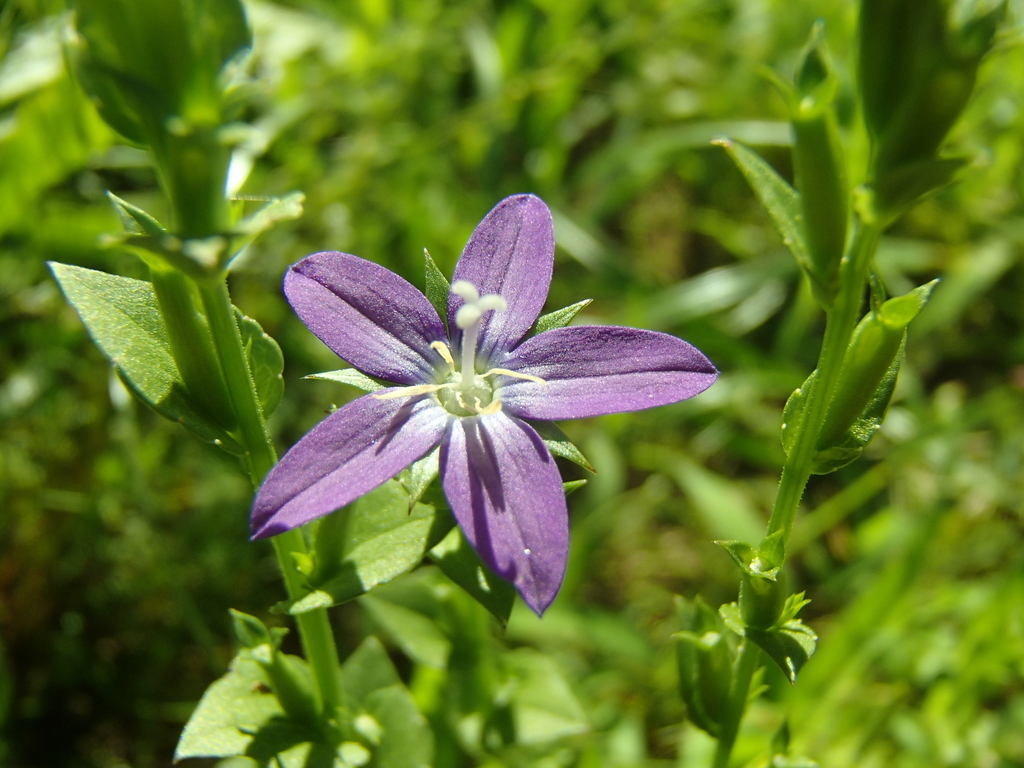
#> input picture images/case_04_clear_flower_obs-44975301_photo-71302942.jpeg, 1024 x 768 px
$ jupyter execute --allow-errors 01_general_purpose_vision_report_en.ipynb
#> lines starting #> are read from the running program, lines starting #| are printed output that depends on the picture
# General-Purpose Visual Region Extraction and Geometry Evidence

Objective: extract **inspectable regions, color, shape, and relative geometry evidence** from images. Final species inference is intentionally reserved for a knowledge graph rather than a visual model.

An artificial flower with clear flower morphology is treated as a positive morphology case. Material authenticity is outside the task scope.

This is the target architecture. The current notebook executes Route A, the SAM baseline, and depth geometry. Concept-conditioned inference remains an interface owned by the knowledge graph rather than being replaced by CLIP.

## Notebook Structure

| Block | Purpose | Main output |
|---|---|---|
| **0. Shared input** | Curated images and human-checked coarse boxes | Box overview |
| **1. Route A** | Stage A extracts dense DINOv3 features; Stage B groups them bottom-up with K-means | PCA feature maps, groups, boundaries |
| **2. Route B** | Sends each coarse box directly to SAM | Cyan masks |
| **3. Supporting geometry** | Uses Depth Anything 3 for relative depth and three-view camera motion | Depth maps and camera centers |
| **4. Observable evidence** | Collects visual evidence that can be sent to a knowledge graph | Human-checkable evidence table |
| **5. Knowledge graph boundary** | Defines the boundary between vision output and final inference | KG input/output contract |
| **6–9. Diagnosis and summary** | Error attribution, recapture guidance, model comparison, conclusions | Compact Markdown tables |

[cell 1]
import os, time, random, warnings, gc, json
from pathlib import Path

os.environ["HF_HUB_OFFLINE"]="1"
os.environ["TRANSFORMERS_OFFLINE"]="1"
os.environ["TOKENIZERS_PARALLELISM"]="false"
os.environ["HF_MODULES_CACHE"]=str(Path.cwd()/".hf_modules")
os.environ["MPLCONFIGDIR"]=str(Path.cwd()/".mpl_cache")

import cv2
import numpy as np
import pandas as pd
import matplotlib.pyplot as plt
from PIL import Image
from IPython.display import display,Markdown
import torch

warnings.filterwarnings("ignore")
random.seed(7); np.random.seed(7); torch.manual_seed(7)
#> (this line was passed over: torch is not available in this run)
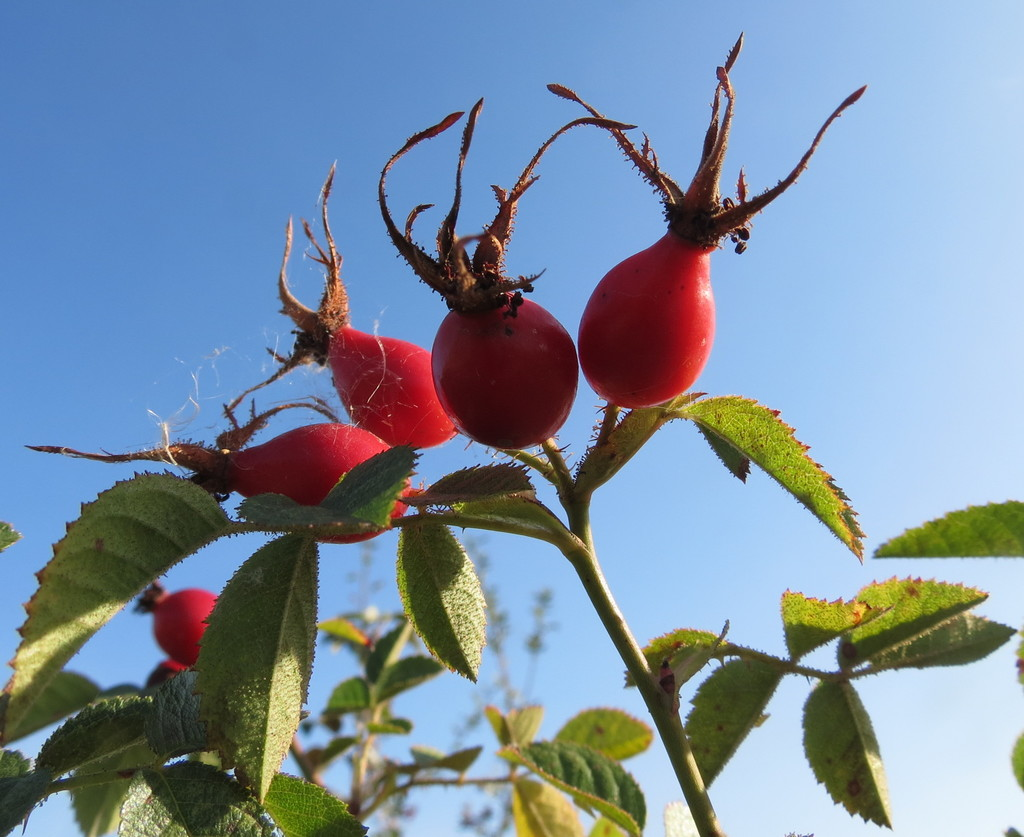
#> input picture images/case_05_clear_fruit_obs-61854596_photo-99029799.jpg, 1024 x 837 px
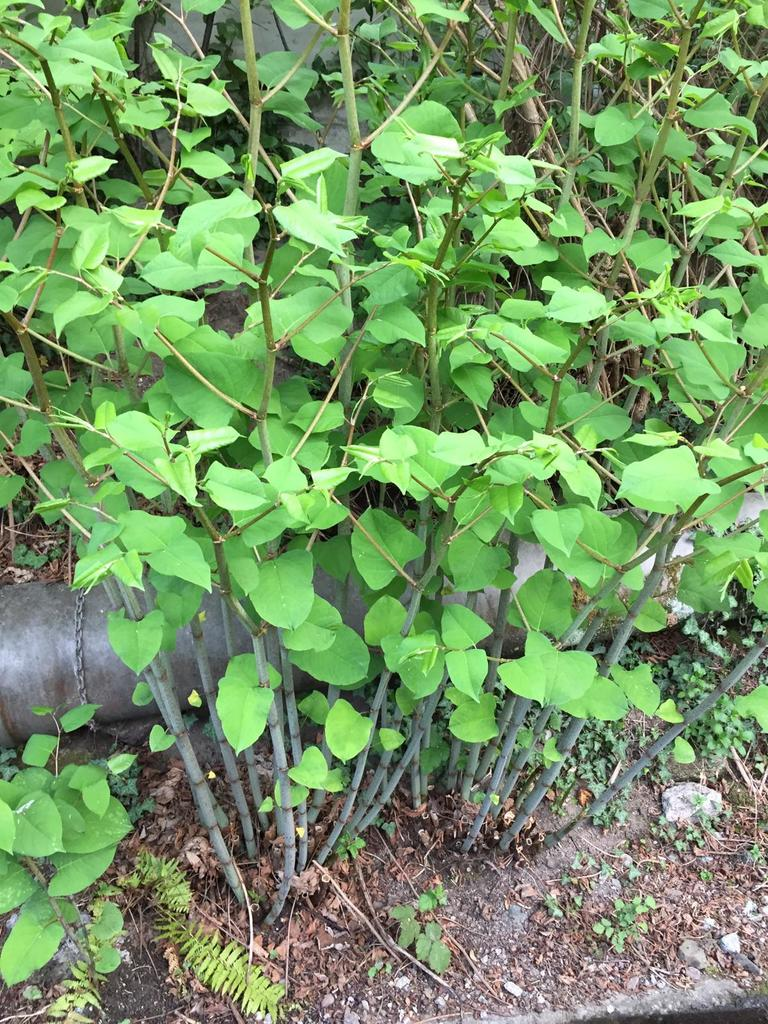
#> input picture images/case_06_overlapping_leaves_obs-43577619_photo-69137783.jpg, 768 x 1024 px
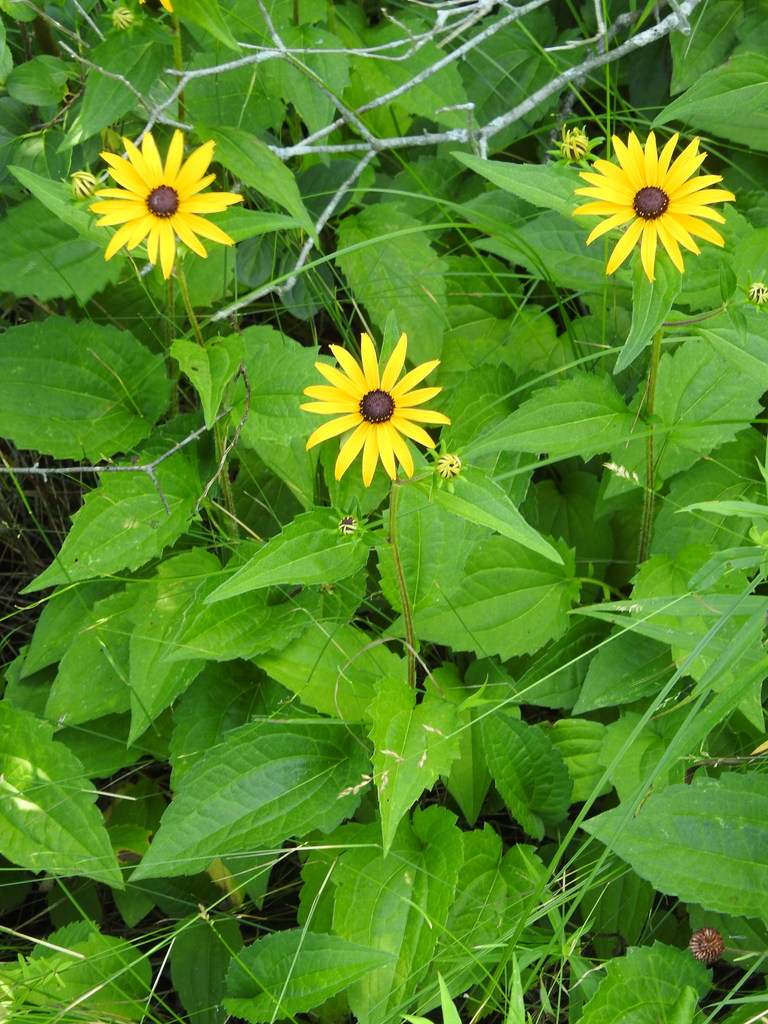
#> input picture images/case_07_multiple_flowers_obs-55587991_photo-88520825.jpeg, 768 x 1024 px
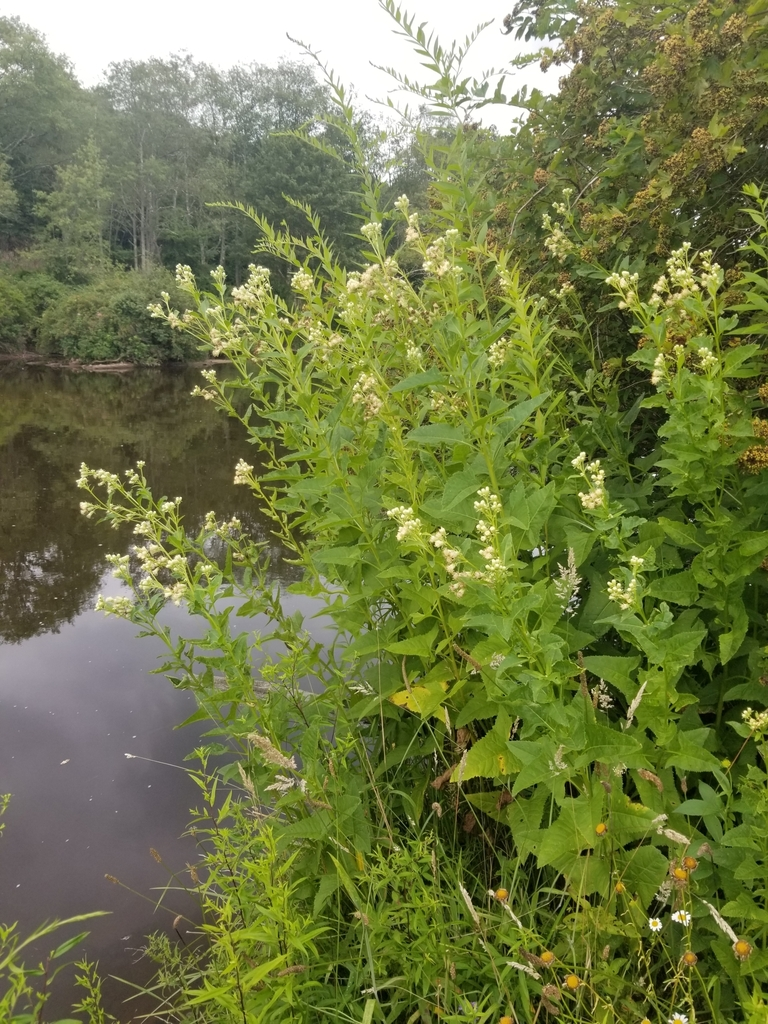
#> input picture images/case_08_whole_plant_clutter_obs-178750379_photo-311094639.jpeg, 768 x 1024 px
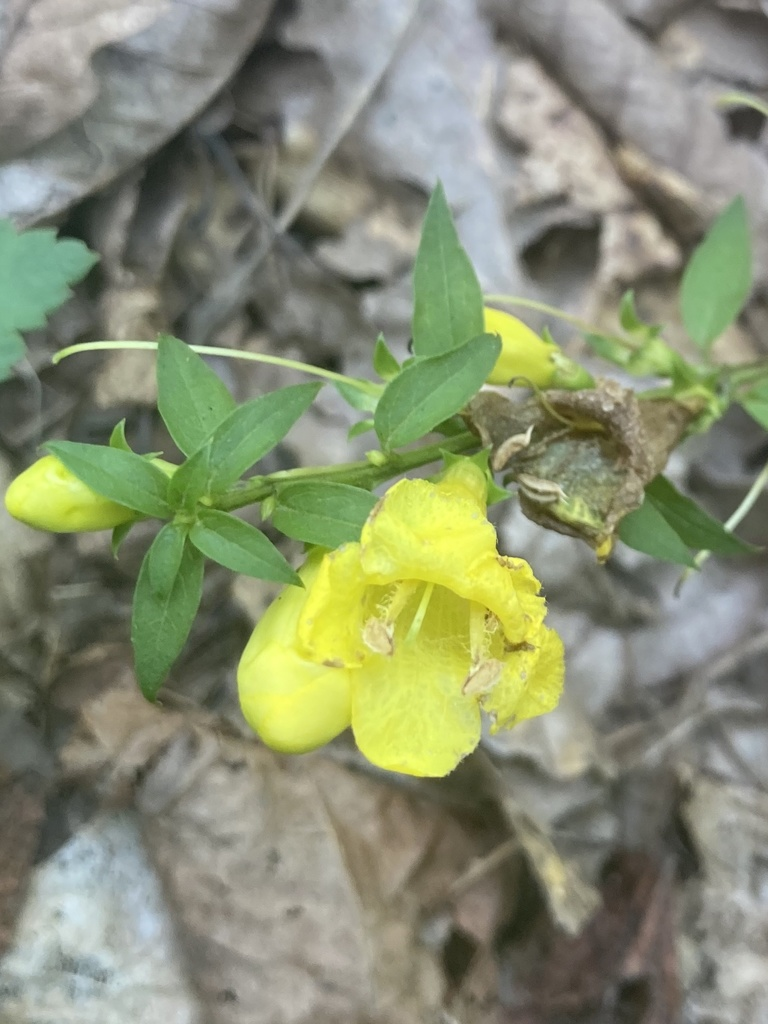
#> input picture images/case_09_occluded_flower_obs-58907561_photo-94081125.jpg, 768 x 1024 px
ROOT=Path.cwd(); IMAGE_DIR=ROOT/"images"; DEVICE="cpu"
plt.rcParams["figure.dpi"]=120
plt.rcParams["axes.titlesize"]=9

## 0. Shared Input — Curated Images

| Cases | Purpose |
|---|---|
| 04 | Clear single purple flower |
| 05 | Red fruit: similar color, different shape |
| 06 | Overlapping leaves |
| 07 | Multiple yellow flowers |
| 08 | Whole plant, cluttered background, very small flowers |
| 09 | Occluded and damaged yellow flower |
| 10 | Leaves and a hand with no visible flower |
| 11 → 12 → 13 | Wide, medium, and close views of the same target |
| 14 | Artificial flower with clear flower morphology; treated as positive morphology |
| 15 | Fingernail: hard negative for color and shape |

The red boxes were checked manually. They define coarse regions of interest and are not accuracy metrics.

[cell 2]
records=[
 dict(case="04",file="case_04_clear_flower_obs-44975301_photo-71302942.jpeg",truth=True,difficulty="clear",box=[.22,.18,.72,.82]),
 dict(case="05",file="case_05_clear_fruit_obs-61854596_photo-99029799.jpg",truth=False,difficulty="fruit",box=[.08,.02,.80,.66]),
 dict(case="06",file="case_06_overlapping_leaves_obs-43577619_photo-69137783.jpg",truth=False,difficulty="leaves",box=[.15,.12,.88,.93]),
 dict(case="07",file="case_07_multiple_flowers_obs-55587991_photo-88520825.jpeg",truth=True,difficulty="multiple",box=[.12,.02,.94,.58]),
 dict(case="08",file="case_08_whole_plant_clutter_obs-178750379_photo-311094639.jpeg",truth=True,difficulty="clutter_small",box=[.06,.05,.97,.94]),
 dict(case="09",file="case_09_occluded_flower_obs-58907561_photo-94081125.jpg",truth=True,difficulty="occluded",box=[.23,.27,.84,.78]),
 dict(case="10",file="case_10_no_flower_negative_obs-17994537_photo-27506638.jpg",truth=False,difficulty="leaf_hand",box=[.05,.03,.95,.94]),
 dict(case="11",file="case_11_sequence_wide_obs-156138133_photo-269952596.jpg",truth=True,difficulty="wide",box=[.28,.25,.72,.82]),
 dict(case="12",file="case_12_sequence_medium_obs-156138133_photo-269952573.jpg",truth=True,difficulty="medium",box=[.20,.08,.72,.84]),
 dict(case="13",file="case_13_sequence_close_obs-156138133_photo-269950879.jpg",truth=True,difficulty="close",box=[.26,.18,.92,.90]),
 dict(case="14",file="case_14_artificial_flower_negative_wikimedia.jpg",truth=True,difficulty="flower_shape",box=[.32,.10,.94,.88]),
 dict(case="15",file="case_15_fingernail_negative_wikimedia.jpg",truth=False,difficulty="fingernail",box=[.10,.02,.90,.98]),
]
#> (the rest of this cell did not finish here and is left out)
